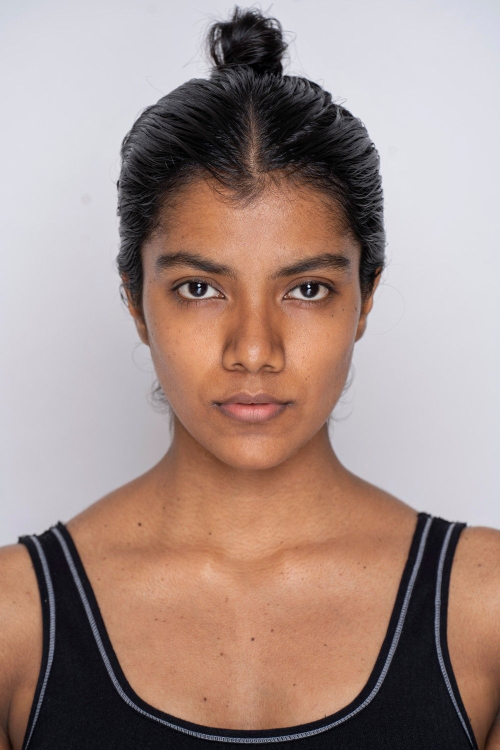
#> input picture dataset_images/d1.jpg, 1000 x 1500 px (shown at 1/2 size)
$ python -i app.py   (imports and definitions only)
#> lines starting #> are read from the running program, lines starting #| are printed output that depends on the picture; after the words box and inside, x2 and y2 are one past the last pixel; in counts of white or black regions, pixels touching at a corner belong together
from flask import Flask, render_template, request
import os
import cv2
import numpy as np
import base64
import json

# [1 line not run here, left out]

UPLOAD_FOLDER = "uploads"
# [1 line that did not run here, left out]

# Load products
# [2 lines not run here, left out]

# Load face detector
face_cascade = cv2.CascadeClassifier(
    cv2.data.haarcascades + "haarcascade_frontalface_default.xml"
)

# ---------------- HEX DISTANCE ----------------
def hex_to_rgb(hex):
    hex = hex.lstrip("#")
    return tuple(int(hex[i:i+2], 16) for i in (0, 2, 4))

def color_distance(c1, c2):
    return np.linalg.norm(np.array(c1) - np.array(c2))

# ---------------- CATEGORY MATCH ----------------
# [106 lines left out: functions match_category, recommend_products, not called in this run]


def process_image(filepath):

#> called with filepath = 'dataset_images/d1.jpg'
    image = cv2.imread(filepath)
#> image is the input picture: shape (1500, 1000, 3); mean B, G, R 136.4, 143, 164.9

    # ---------------- FACE DETECTION ----------------

   # face_cascade = cv2.CascadeClassifier('haarcascade_frontalface_default.xml')


    face_cascade = cv2.CascadeClassifier(
    cv2.data.haarcascades + 'haarcascade_frontalface_default.xml'
)
    gray = cv2.cvtColor(image, cv2.COLOR_BGR2GRAY)
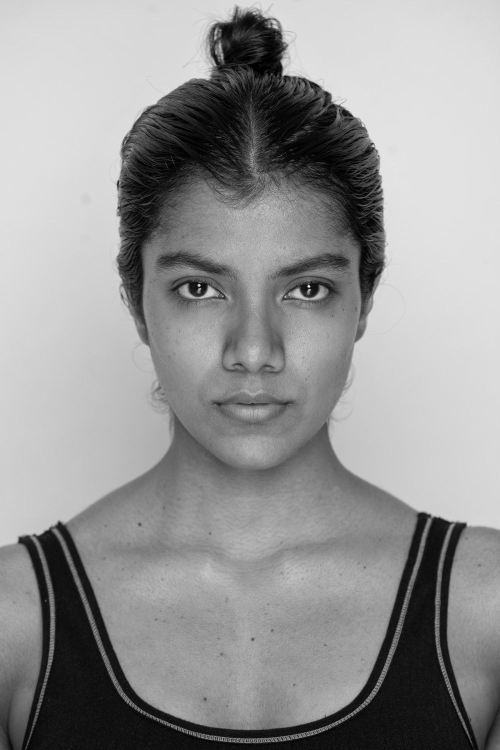
#> gray: shape (1500, 1000) (shown at 1/2 size); min 0, max 244, mean 148.8

    faces = face_cascade.detectMultiScale(gray, 1.3, 5)
#> faces = [[219, 365, 564, 564]]

    if len(faces) > 0:
        x, y, w, h = faces[0]
#> x = 219; y = 365; w = 564; h = 564

        face = image[y:y+h, x:x+w]
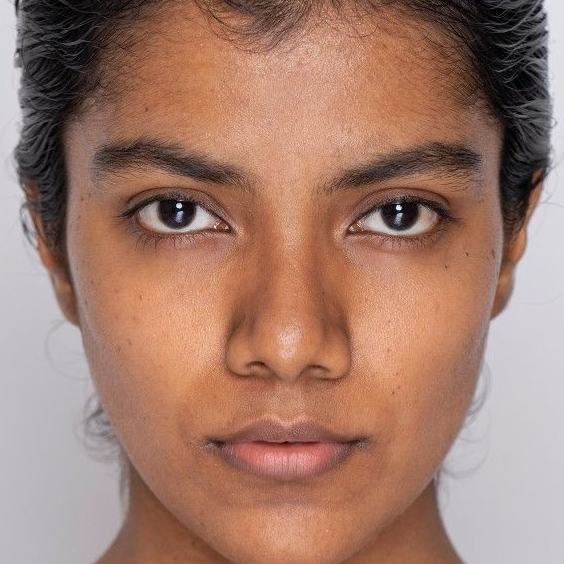
#> face: shape (564, 564, 3); mean B, G, R 109, 124.2, 162.2

        # ---------------- CENTER CHEEK CROP ----------------
        h, w, _ = face.shape
        face = face[int(h*0.3):int(h*0.7),
                    int(w*0.3):int(w*0.7)]
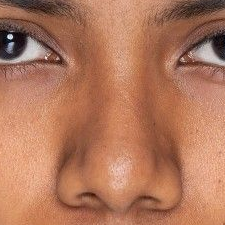
#> face: shape (225, 225, 3); mean B, G, R 91.8, 119, 177.1
    else:
        face = image  # fallback

    # ---------------- SMOOTHING ----------------
    face = cv2.GaussianBlur(face, (5,5), 0)
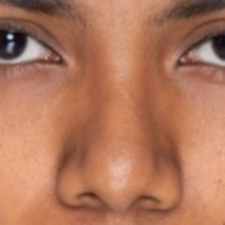
#> face: shape (225, 225, 3); mean B, G, R 91.8, 119, 177.1

    # ---------------- SKIN DETECTION (YCrCb) ----------------
    ycrcb = cv2.cvtColor(face, cv2.COLOR_BGR2YCrCb)
#> ycrcb: shape (225, 225, 3); mean of channels 0, 1, 2 133.3, 159.3, 104.6

    lower = np.array([0, 133, 77], dtype=np.uint8)
    upper = np.array([255, 173, 127], dtype=np.uint8)

    mask = cv2.inRange(ycrcb, lower, upper)
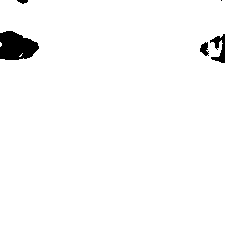
#> mask: shape (225, 225); 97.7% white; 5 black regions (1 under 20 px), largest, box (x1, y1, x2, y2) and area: (0, 31, 39, 60) 850, (210, 34, 225, 63) 215, (200, 42, 209, 56) 81, (17, 0, 28, 4) 30

    skin = cv2.bitwise_and(face, face, mask=mask)
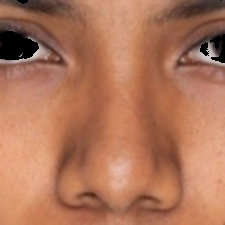
#> skin: shape (225, 225, 3); mean B, G, R 89.7, 117, 174.9

    # ---------------- EXTRACT VALID PIXELS ----------------
    pixels = skin.reshape(-1, 3)

    # remove black pixels
    pixels = [p for p in pixels if not (p == [0,0,0]).all()]
#> pixels = 49448 items

    # remove extreme brightness/darkness
    pixels = [p for p in pixels if sum(p)/3 > 40 and sum(p)/3 < 220]
#> pixels = 49338 items

    # fallback if no pixels
    if len(pixels) == 0:
        pixels = face.reshape(-1, 3)

    pixels = np.array(pixels)

    # ---------------- AVERAGE COLOR ----------------
    avg_color = np.mean(pixels, axis=0)
#> avg_color = [91.96, 120, 179.4]

    b, g, r = avg_color
#> b = 91.96; g = 120; r = 179.4

    # ---------------- FORCE SKIN TONE ----------------
    # boost red, reduce blue
    r = min(255, r * 1.1)
#> r = 197.4
    g = min(255, g * 1.0)
    b = min(255, b * 0.9)
#> b = 82.76

    # avoid blue/gray tone
    if b > r:
        b = r * 0.8

    # ---------------- HEX ----------------
    hex_value = "#{:02x}{:02x}{:02x}".format(int(r), int(g), int(b))
#> hex_value = '#c57752'

    # ---------------- TONE ----------------
    brightness = (r + g + b) / 3
#> brightness = 133.4

    if brightness > 180:
        tone = "Very Light"
    elif brightness > 140:
        tone = "Light"
    elif brightness > 100:
        tone = "Medium"
    else:
        tone = "Dark"

    # ---------------- UNDERTONE ----------------
    if r > g and r > b:
        undertone = "Warm"
    elif b > r:
        undertone = "Cool"
    else:
        undertone = "Neutral"

    return hex_value, tone, undertone


# ---------------- ROUTES ----------------
# [3 lines that did not run here, left out]

# [22 lines that did not run here, left out]

# [29 lines that did not run here, left out]


# [13 lines that did not run here, left out]

# [2 lines not run here, left out]

>>> result = process_image('dataset_images/d1.jpg')
#> result = ('#c57752', 'Medium', 'Warm')

$ run again, on dataset_images/d10.jpg
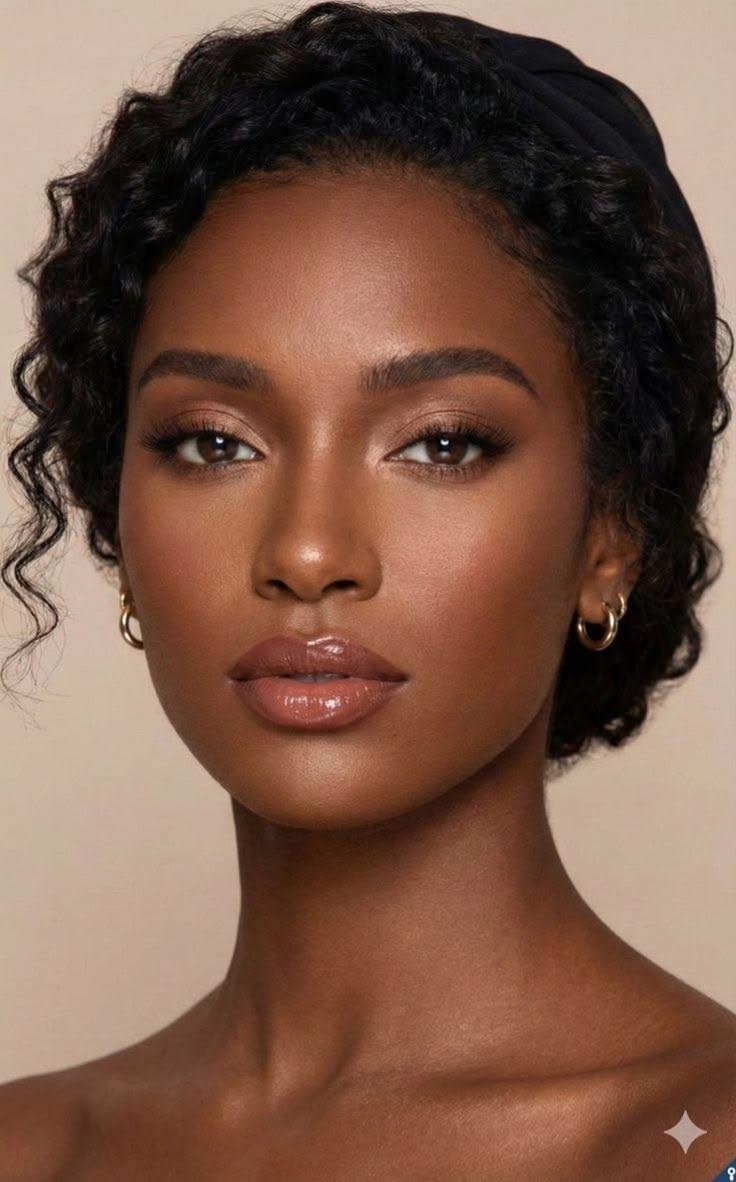
#> input picture dataset_images/d10.jpg, 736 x 1182 px
#> in process_image, image is the input picture: shape (1182, 736, 3); mean B, G, R 71.4, 88.1, 121.9
#> in process_image, `gray = cv2.cvtColor(image, cv2.COLOR_BGR2GRAY)`:
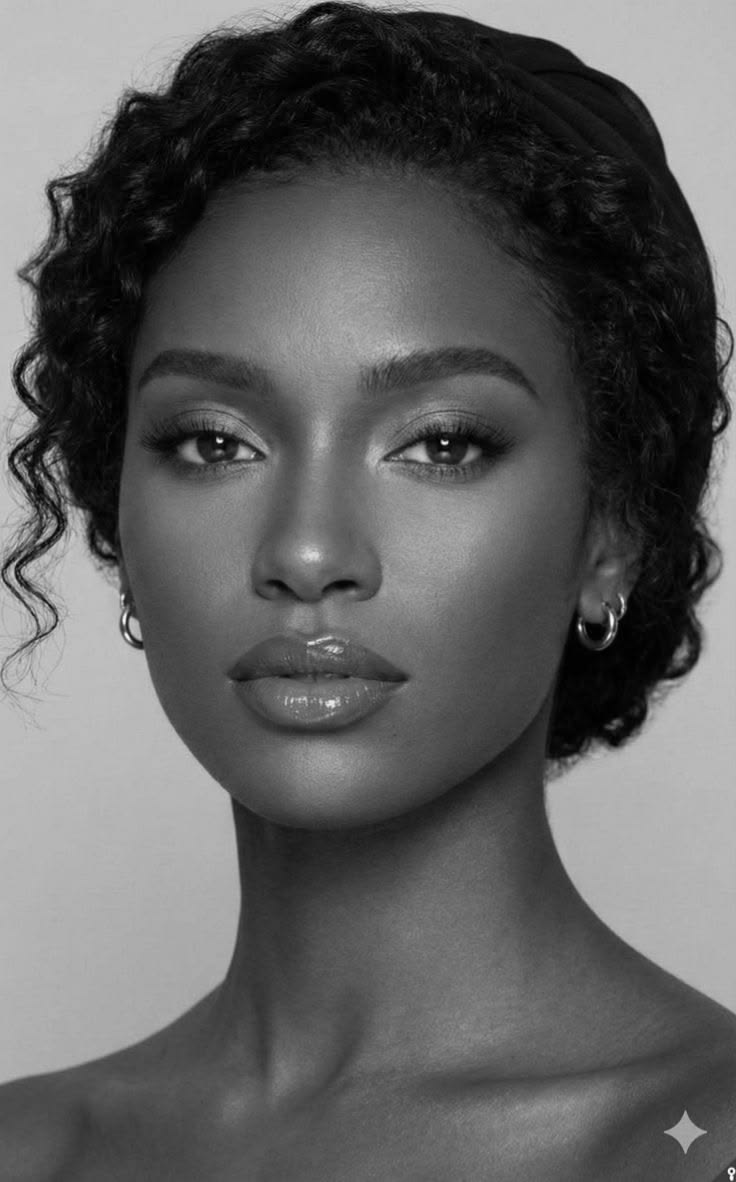
#> gray: shape (1182, 736); min 0, max 252, mean 96.3
#> faces = [[65, 223, 520, 520]]
#> x = 65; y = 223; w = 520
#> ycrcb: shape (208, 208, 3); mean of channels 0, 1, 2 109.7, 158.4, 105.8
#> in process_image, `mask = cv2.inRange(ycrcb, lower, upper)`:
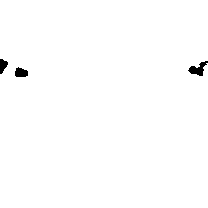
#> mask: shape (208, 208); 99.3% white; 3 black regions, box (x1, y1, x2, y2) and area: (188, 61, 208, 76) 142, (15, 67, 28, 77) 101, (0, 59, 8, 74) 79
#> in process_image, `pixels = [p for p in pixels if not (p == [0,0,0]).all()]`: pixels = 42942 items
#> in process_image, `pixels = [p for p in pixels if sum(p)/3 > 40 and sum(p)/3 < 220]`: pixels = 42281 items
#> avg_color = [70.9, 96.77, 154.2]
#> in process_image, `b, g, r = avg_color`: b = 70.9; g = 96.77; r = 154.2
#> in process_image, `r = min(255, r * 1.1)`: r = 169.6
#> in process_image, `b = min(255, b * 0.9)`: b = 63.81
#> hex_value = '#a9603f'
#> brightness = 110.1
#> result = ('#a9603f', 'Medium', 'Warm')
